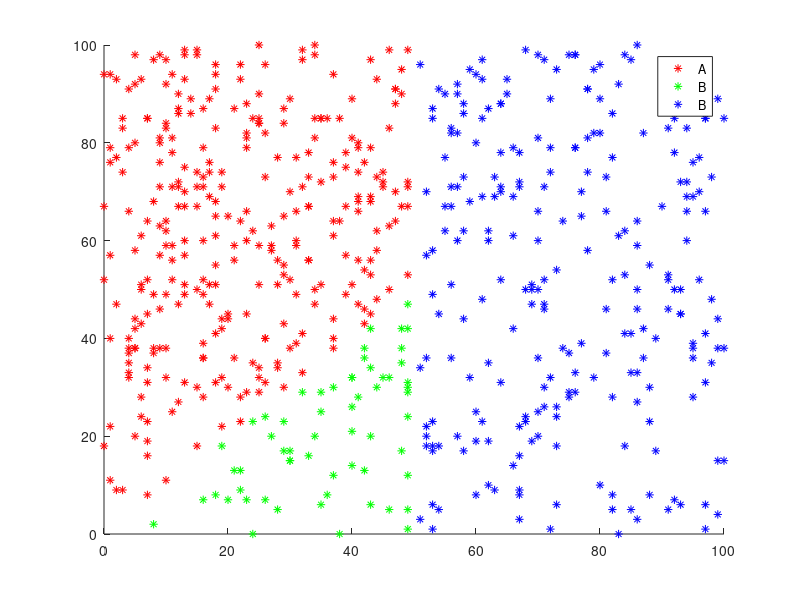

MATLAB code for this plot: (Note: this script raises an error after producing the figure.)
% Generate stimuli for Hybrid study
% Part of the stimulus space is explicit 
% Part of the stimulus space is implicit

% The stimuli created below are designed to penalize rule use and have the
% best fitting unidimensional rule in the spatial frequency dimension.

% home

close all;
clear all;

n=5000;
raw_width = 100;
total_stim = 600; % Supposed to be a multiple of 10!
stim_per_type = [total_stim/2 total_stim/10 4*total_stim/10];

rand('seed',sum(100*clock));

% Generate a uniform distrubtion of numbers
x=round((rand(n,1))*raw_width);
y=round((rand(n,1))*raw_width);

stim_count(1:6) = 0;

for i=1:n
    if (x(i) < raw_width/2)
        if (y(i) > x(i))
            stim_count(1) = stim_count(1) + 1;
            stim_1(stim_count(1),:) = [x(i) y(i)];
        end
        if (y(i) < x(i))
            stim_count(2) = stim_count(2) + 1;
            stim_2(stim_count(2),:) = [x(i) y(i)];
        end
    end
    if (x(i) > raw_width/2)
        stim_count(3) = stim_count(3) + 1;
        stim_3(stim_count(3),:) = [x(i) y(i)];
    end
end

stim_1 = stim_1(1:stim_per_type(1),:);
stim_2 = stim_2(1:stim_per_type(2),:);
stim_3 = stim_3(1:stim_per_type(3),:);

figure           
hold on
xyaxes=[0 raw_width 0 raw_width];
plot(stim_1(:,1),stim_1(:,2),'*','markeredgecolor','r')
plot(stim_2(:,1),stim_2(:,2),'*','markeredgecolor','g')
plot(stim_3(:,1),stim_3(:,2),'*','markeredgecolor','b')
legend('A','B','B')
hold off

stim_1 = [ones(stim_per_type(1),1) stim_1]; % Category A member
stim_2 = [2*ones(stim_per_type(2),1) stim_2]; % Category B member
stim_3 = [2*ones(stim_per_type(3),1) stim_3]; % Category B member

temp_exp_stim = [stim_1; stim_2; stim_3];

% Transform stim into useful form

final_stim(:,1) = temp_exp_stim(:,1);
final_stim(:,2) = .25 + (temp_exp_stim(:,2)/30); %x - axis (cpd)
final_stim(:,3) = temp_exp_stim(:,3) * (pi/200); % y - axis (rad)

final_stim=randrows(final_stim);

% Plot sorted stim
figure('Position',[715 25 560 420]);
hold on 
plot2dstim(final_stim,[0.25 3.58 0 pi/2],0)
axis on
legend('A','B')
hold off

%  Write data to file
open_cmd = ['fid = fopen([cd ''/output/hybrid_stim.dat''],''w'');'];
eval(open_cmd);
fprintf(fid,'%i %7.4f %1.4f \n',final_stim');
fclose(fid);

num_a_members = length(find(final_stim(:,1) == 1))
num_b_members = length(find(final_stim(:,1) == 2))